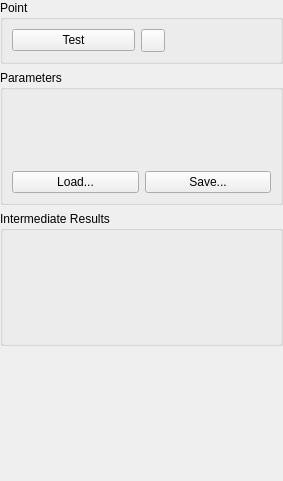
<?xml version="1.0" encoding="UTF-8"?>
<ui version="4.0">
 <class>CValueSupplierGuiComp</class>
 <widget class="QWidget" name="CValueSupplierGuiComp">
  <property name="geometry">
   <rect>
    <x>0</x>
    <y>0</y>
    <width>283</width>
    <height>481</height>
   </rect>
  </property>
  <layout class="QVBoxLayout" name="verticalLayout_3">
   <property name="margin">
    <number>0</number>
   </property>
   <item>
    <widget class="QGroupBox" name="groupBox">
     <property name="sizePolicy">
      <sizepolicy hsizetype="Preferred" vsizetype="Maximum">
       <horstretch>0</horstretch>
       <verstretch>0</verstretch>
      </sizepolicy>
     </property>
     <property name="title">
      <string>Point</string>
     </property>
     <layout class="QVBoxLayout" name="verticalLayout_2">
      <property name="spacing">
       <number>6</number>
      </property>
      <property name="leftMargin">
       <number>9</number>
      </property>
      <property name="rightMargin">
       <number>9</number>
      </property>
      <property name="bottomMargin">
       <number>9</number>
      </property>
      <item>
       <layout class="QHBoxLayout" name="horizontalLayout">
        <item>
         <widget class="QPushButton" name="TestButton">
          <property name="sizePolicy">
           <sizepolicy hsizetype="Preferred" vsizetype="Fixed">
            <horstretch>0</horstretch>
            <verstretch>0</verstretch>
           </sizepolicy>
          </property>
          <property name="text">
           <string>Test</string>
          </property>
          <property name="icon">
           <iconset resource="../../../Acf/Include/iqtgui/iqtgui.qrc">
            <normaloff>:/Icons/Play</normaloff>:/Icons/Play</iconset>
          </property>
         </widget>
        </item>
        <item>
         <widget class="QToolButton" name="AutoUpdateButton">
          <property name="sizePolicy">
           <sizepolicy hsizetype="Fixed" vsizetype="Minimum">
            <horstretch>0</horstretch>
            <verstretch>0</verstretch>
           </sizepolicy>
          </property>
          <property name="text">
           <string/>
          </property>
          <property name="icon">
           <iconset resource="../../../Acf/Include/iqtgui/iqtgui.qrc">
            <normaloff>:/Icons/AutoUpdate</normaloff>:/Icons/AutoUpdate</iconset>
          </property>
          <property name="checkable">
           <bool>true</bool>
          </property>
         </widget>
        </item>
        <item>
         <widget class="QLabel" name="PositionLabel">
          <property name="sizePolicy">
           <sizepolicy hsizetype="Maximum" vsizetype="Preferred">
            <horstretch>0</horstretch>
            <verstretch>0</verstretch>
           </sizepolicy>
          </property>
          <property name="minimumSize">
           <size>
            <width>100</width>
            <height>0</height>
           </size>
          </property>
          <property name="text">
           <string/>
          </property>
          <property name="alignment">
           <set>Qt::AlignRight|Qt::AlignTrailing|Qt::AlignVCenter</set>
          </property>
         </widget>
        </item>
       </layout>
      </item>
     </layout>
    </widget>
   </item>
   <item>
    <widget class="QGroupBox" name="ParamsGB">
     <property name="sizePolicy">
      <sizepolicy hsizetype="Preferred" vsizetype="MinimumExpanding">
       <horstretch>0</horstretch>
       <verstretch>0</verstretch>
      </sizepolicy>
     </property>
     <property name="title">
      <string>Parameters</string>
     </property>
     <layout class="QVBoxLayout" name="verticalLayout_4">
      <item>
       <widget class="QFrame" name="ParamsFrame">
        <property name="sizePolicy">
         <sizepolicy hsizetype="Preferred" vsizetype="MinimumExpanding">
          <horstretch>0</horstretch>
          <verstretch>0</verstretch>
         </sizepolicy>
        </property>
        <property name="frameShape">
         <enum>QFrame::NoFrame</enum>
        </property>
        <property name="frameShadow">
         <enum>QFrame::Raised</enum>
        </property>
        <layout class="QVBoxLayout">
         <property name="spacing">
          <number>6</number>
         </property>
         <property name="margin">
          <number>0</number>
         </property>
        </layout>
       </widget>
      </item>
      <item>
       <layout class="QHBoxLayout" name="horizontalLayout_2">
        <item>
         <widget class="QPushButton" name="LoadParamsButton">
          <property name="sizePolicy">
           <sizepolicy hsizetype="Preferred" vsizetype="Fixed">
            <horstretch>0</horstretch>
            <verstretch>0</verstretch>
           </sizepolicy>
          </property>
          <property name="text">
           <string>Load...</string>
          </property>
         </widget>
        </item>
        <item>
         <widget class="QPushButton" name="SaveParamsButton">
          <property name="sizePolicy">
           <sizepolicy hsizetype="Preferred" vsizetype="Fixed">
            <horstretch>0</horstretch>
            <verstretch>0</verstretch>
           </sizepolicy>
          </property>
          <property name="text">
           <string>Save...</string>
          </property>
         </widget>
        </item>
       </layout>
      </item>
     </layout>
    </widget>
   </item>
   <item>
    <widget class="QGroupBox" name="IntResultsFrame">
     <property name="sizePolicy">
      <sizepolicy hsizetype="Preferred" vsizetype="MinimumExpanding">
       <horstretch>0</horstretch>
       <verstretch>0</verstretch>
      </sizepolicy>
     </property>
     <property name="title">
      <string>Intermediate Results</string>
     </property>
     <layout class="QVBoxLayout" name="verticalLayout"/>
    </widget>
   </item>
   <item>
    <spacer name="verticalSpacer">
     <property name="orientation">
      <enum>Qt::Vertical</enum>
     </property>
     <property name="sizeType">
      <enum>QSizePolicy::Expanding</enum>
     </property>
     <property name="sizeHint" stdset="0">
      <size>
       <width>20</width>
       <height>1</height>
      </size>
     </property>
    </spacer>
   </item>
  </layout>
 </widget>
 <resources>
  <include location="../../../Acf/Include/iqtgui/iqtgui.qrc"/>
 </resources>
 <connections/>
</ui>
